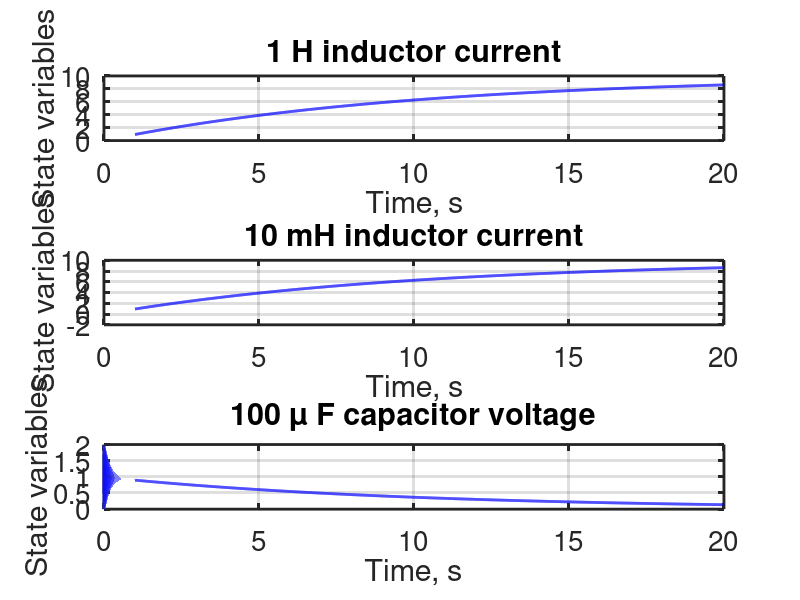
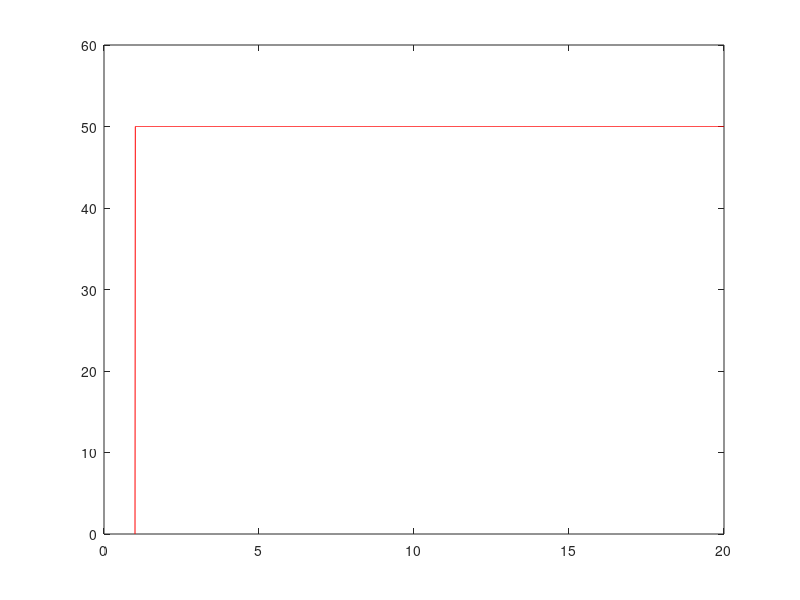

The MATLAB source for these figures, in order:
clear all;

A = [0 0 1;0 -10 -100;-10000 10000 0];
B = [0 100 0]';

h1 = 1e-6;
h2 = 1e-2;

eig(A)
time=[(0:h1:1) (1+h2:h2:20)]';
%time=[(0:h1:1)]';
x = zeros(3,size(time,1));
error = zeros(1,size(time,1));

for k = 2:size(time,1)
  h = time(k,1)-time(k-1,1);
  x(:,k) = (inv(eye(3)-A*h))*x(:,k-1) + (inv(eye(3)-A*h))*B*h;
  error(:,k) = norm(A*A*x(:,k),2)*h^2/2;
endfor

figure();
subplot(3,1,1);
plot(time,x(1,:),'b-','linewidth',2);
xlabel('Time, s');
ylabel('State variables');
grid on;
title('1 H inductor current');
set(gca,'fontsize',20,'linewidth',2);
grid on;
subplot(3,1,2);
plot(time,x(2,:),'b-','linewidth',2);
grid on;
xlabel('Time, s');
ylabel('State variables');
grid on;
title('10 mH inductor current');
set(gca,'fontsize',20,'linewidth',2);
subplot(3,1,3);
plot(time,x(3,:),'b-','linewidth',2);
grid on;
xlabel('Time, s');
ylabel('State variables');
grid on;
title('100 \mu F capacitor voltage');
set(gca,'fontsize',20,'linewidth',2);

figure();
plot(time,error,'r-');